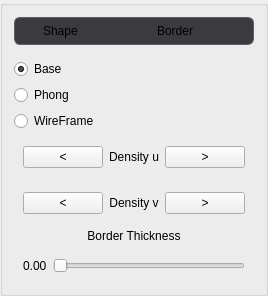
         <widget class="QGroupBox" name="panelSurface">
          <layout class="QVBoxLayout" name="verticalLayout_13">
           <item>
            <widget class="QFrame" name="panelSurfaceTarget">
             <property name="toolTip">
              <string>What the colors, the texture and the controls below act on.</string>
             </property>
             <property name="styleSheet">
              <string notr="true">QFrame#panelSurfaceTarget { background-color: #3A3A3F; border: 1px solid #5E5E66; border-radius: 6px; padding: 3px 8px; }
QFrame#panelSurfaceTarget QRadioButton { background: transparent; }</string>
             </property>
             <layout class="QHBoxLayout" name="horizontalLayoutSurfaceTarget">
              <property name="leftMargin">
               <number>0</number>
              </property>
              <property name="topMargin">
               <number>0</number>
              </property>
              <property name="rightMargin">
               <number>0</number>
              </property>
              <property name="bottomMargin">
               <number>0</number>
              </property>
              <item>
               <widget class="QRadioButton" name="radioSurface">
                <property name="text">
                 <string>Shape</string>
                </property>
               </widget>
              </item>
              <item>
               <widget class="QRadioButton" name="radioBorder">
                <property name="text">
                 <string>Border</string>
                </property>
               </widget>
              </item>
             </layout>
            </widget>
           </item>
           <item>
            <widget class="QWidget" name="panelSurfaceModes" native="true">
             <layout class="QVBoxLayout" name="verticalLayoutSurfaceModes">
              <property name="leftMargin">
               <number>0</number>
              </property>
              <property name="topMargin">
               <number>8</number>
              </property>
              <property name="rightMargin">
               <number>0</number>
              </property>
              <property name="bottomMargin">
               <number>0</number>
              </property>
              <item>
               <widget class="QRadioButton" name="radioBasic">
                <property name="sizePolicy">
                 <sizepolicy hsizetype="Preferred" vsizetype="Preferred">
                  <horstretch>0</horstretch>
                  <verstretch>0</verstretch>
                 </sizepolicy>
                </property>
                <property name="text">
                 <string>Base</string>
                </property>
                <property name="checked">
                 <bool>true</bool>
                </property>
               </widget>
              </item>
              <item>
               <widget class="QRadioButton" name="radioPhong">
                <property name="sizePolicy">
                 <sizepolicy hsizetype="Preferred" vsizetype="Preferred">
                  <horstretch>0</horstretch>
                  <verstretch>0</verstretch>
                 </sizepolicy>
                </property>
                <property name="text">
                 <string>Phong</string>
                </property>
               </widget>
              </item>
              <item>
               <widget class="QRadioButton" name="radioWF">
                <property name="sizePolicy">
                 <sizepolicy hsizetype="Minimum" vsizetype="Preferred">
                  <horstretch>0</horstretch>
                  <verstretch>0</verstretch>
                 </sizepolicy>
                </property>
                <property name="text">
                 <string>WireFrame</string>
                </property>
               </widget>
              </item>
              <item>
               <widget class="QWidget" name="uDensity" native="true">
                <layout class="QHBoxLayout" name="horizontalLayout_13">
                 <item>
                  <widget class="QPushButton" name="btnWireUMinus">
                   <property name="sizePolicy">
                    <sizepolicy hsizetype="Maximum" vsizetype="Fixed">
                     <horstretch>0</horstretch>
                     <verstretch>0</verstretch>
                    </sizepolicy>
                   </property>
                   <property name="maximumSize">
                    <size>
                     <width>16777215</width>
                     <height>16777215</height>
                    </size>
                   </property>
                   <property name="text">
                    <string>&lt;</string>
                   </property>
                  </widget>
                 </item>
                 <item>
                  <widget class="QLabel" name="lblWireUDensity">
                   <property name="text">
                    <string>Density u</string>
                   </property>
                   <property name="alignment">
                    <set>Qt::AlignmentFlag::AlignCenter</set>
                   </property>
                  </widget>
                 </item>
                 <item>
                  <widget class="QPushButton" name="btnWireUPlus">
                   <property name="sizePolicy">
                    <sizepolicy hsizetype="Maximum" vsizetype="Fixed">
                     <horstretch>0</horstretch>
                     <verstretch>0</verstretch>
                    </sizepolicy>
                   </property>
                   <property name="text">
                    <string>&gt;</string>
                   </property>
                  </widget>
                 </item>
                </layout>
               </widget>
              </item>
              <item>
               <widget class="QWidget" name="vDensity" native="true">
                <layout class="QHBoxLayout" name="horizontalLayout_20">
                 <item>
                  <widget class="QPushButton" name="btnWireVMinus">
                   <property name="sizePolicy">
                    <sizepolicy hsizetype="Maximum" vsizetype="Fixed">
                     <horstretch>0</horstretch>
                     <verstretch>0</verstretch>
                    </sizepolicy>
                   </property>
                   <property name="text">
                    <string>&lt;</string>
                   </property>
                  </widget>
                 </item>
                 <item>
                  <widget class="QLabel" name="lblWireVDensity">
                   <property name="text">
                    <string>Density v</string>
                   </property>
                   <property name="alignment">
                    <set>Qt::AlignmentFlag::AlignCenter</set>
                   </property>
                  </widget>
                 </item>
                 <item>
                  <widget class="QPushButton" name="btnWireVPlus">
                   <property name="sizePolicy">
                    <sizepolicy hsizetype="Maximum" vsizetype="Fixed">
                     <horstretch>0</horstretch>
                     <verstretch>0</verstretch>
                    </sizepolicy>
                   </property>
                   <property name="text">
                    <string>&gt;</string>
                   </property>
                  </widget>
                 </item>
                </layout>
               </widget>
              </item>
             </layout>
            </widget>
           </item>
           <item>
            <widget class="QLabel" name="lblBorderThickness">
             <property name="text">
              <string>Border Thickness</string>
             </property>
             <property name="alignment">
              <set>Qt::AlignmentFlag::AlignCenter</set>
             </property>
            </widget>
           </item>
           <item>
            <widget class="QWidget" name="panelBorderThickness" native="true">
             <layout class="QHBoxLayout" name="horizontalLayoutBorderThickness">
              <item>
               <widget class="QLabel" name="lblValBorderThickness">
                <property name="text">
                 <string>0.00</string>
                </property>
               </widget>
              </item>
              <item>
               <widget class="QSlider" name="borderThicknessSlider">
                <property name="orientation">
                 <enum>Qt::Orientation::Horizontal</enum>
                </property>
               </widget>
              </item>
             </layout>
            </widget>
           </item>
          </layout>
         </widget>
